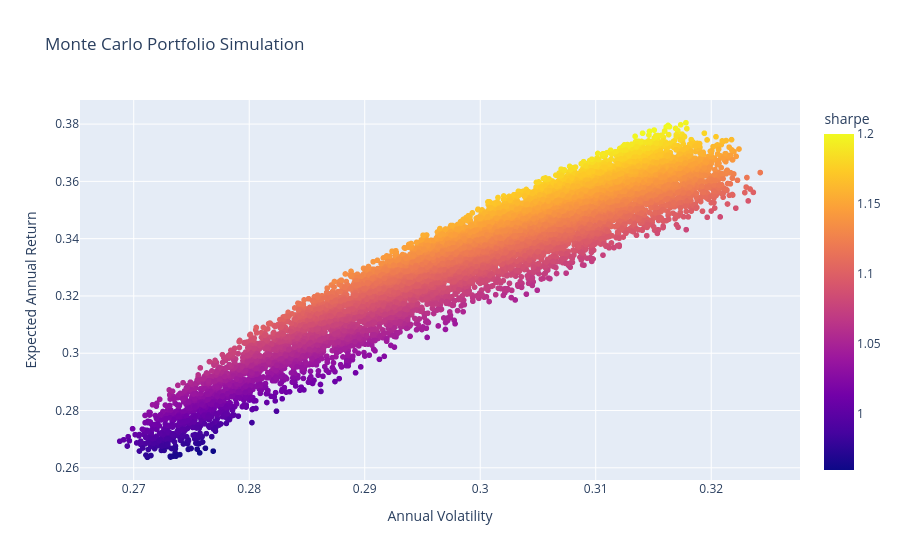

Notebook code for this chart:
### Code cell
import plotly.express as px


fig = px.scatter(
    portfolio_results,
    x="volatility",
    y="return",
    color="sharpe",
    title="Monte Carlo Portfolio Simulation",
    labels={
        "volatility": "Annual Volatility",
        "return": "Expected Annual Return"
    }
)

fig.show()

### Figure 1 — Plotly figure (JSON) as saved in the notebook; plotly's stock layout.template omitted (floating-point values rounded to 4 significant figures; data arrays with more than 128 entries replaced by an {"elided": "..."} marker saying what was removed)
{"data": [{"hovertemplate": "Annual Volatility=%{x}<br>Expected Annual Return=%{y}<br>sharpe=%{marker.color}<extra></extra>", "legendgroup": "", "marker": {"color": {"elided": "10000 float values"}, "coloraxis": "coloraxis", "symbol": "circle"}, "mode": "markers", "name": "", "showlegend": false, "type": "scattergl", "x": {"elided": "10000 float values"}, "xaxis": "x", "y": {"elided": "10000 float values"}, "yaxis": "y"}], "layout": {"coloraxis": {"colorbar": {"title": {"text": "sharpe"}}, "colorscale": [[0, "#0d0887"], [0.1111, "#46039f"], [0.2222, "#7201a8"], [0.3333, "#9c179e"], [0.4444, "#bd3786"], [0.5556, "#d8576b"], [0.6667, "#ed7953"], [0.7778, "#fb9f3a"], [0.8889, "#fdca26"], [1, "#f0f921"]]}, "legend": {"tracegroupgap": 0}, "title": {"text": "Monte Carlo Portfolio Simulation"}, "xaxis": {"anchor": "y", "domain": [0, 1], "title": {"text": "Annual Volatility"}}, "yaxis": {"anchor": "x", "domain": [0, 1], "title": {"text": "Expected Annual Return"}}}}
